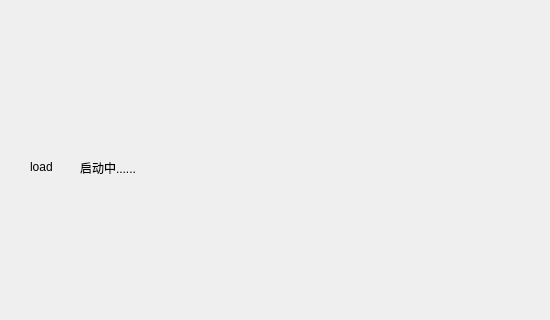
<?xml version="1.0" encoding="UTF-8"?>
<ui version="4.0">
 <class>CInitWidget</class>
 <widget class="QWidget" name="CInitWidget">
  <property name="geometry">
   <rect>
    <x>0</x>
    <y>0</y>
    <width>550</width>
    <height>320</height>
   </rect>
  </property>
  <property name="windowTitle">
   <string>CInitWidget</string>
  </property>
  <widget class="QLabel" name="label_2">
   <property name="geometry">
    <rect>
     <x>10</x>
     <y>10</y>
     <width>140</width>
     <height>48</height>
    </rect>
   </property>
   <property name="text">
    <string/>
   </property>
   <property name="pixmap">
    <pixmap resource="skgui.qrc">:/images/project_logo</pixmap>
   </property>
  </widget>
  <widget class="QLabel" name="label">
   <property name="geometry">
    <rect>
     <x>10</x>
     <y>90</y>
     <width>376</width>
     <height>38</height>
    </rect>
   </property>
   <property name="text">
    <string/>
   </property>
   <property name="pixmap">
    <pixmap resource="skgui.qrc">:/images/project_name</pixmap>
   </property>
  </widget>
  <widget class="QLabel" name="label_load">
   <property name="geometry">
    <rect>
     <x>30</x>
     <y>150</y>
     <width>34</width>
     <height>34</height>
    </rect>
   </property>
   <property name="text">
    <string>load</string>
   </property>
  </widget>
  <widget class="QLabel" name="label_msg">
   <property name="geometry">
    <rect>
     <x>80</x>
     <y>160</y>
     <width>301</width>
     <height>16</height>
    </rect>
   </property>
   <property name="text">
    <string>启动中......</string>
   </property>
  </widget>
  <widget class="QPushButton" name="btnClose">
   <property name="geometry">
    <rect>
     <x>510</x>
     <y>0</y>
     <width>23</width>
     <height>25</height>
    </rect>
   </property>
   <property name="focusPolicy">
    <enum>Qt::NoFocus</enum>
   </property>
   <property name="styleSheet">
    <string notr="true">QPushButton#btnClose{
  padding: -1;
  border-image:url(:/images/btn_close_normal);
}

QPushButton#btnClose:hover {
  padding: -1;
  border-image:url(:/images/btn_close_hover);
}

QPushButton#btnClose:pressed {
  padding: -1;
  border-image:url(:/images/btn_close_down);
}</string>
   </property>
   <property name="text">
    <string/>
   </property>
   <property name="flat">
    <bool>true</bool>
   </property>
  </widget>
 </widget>
 <layoutdefault spacing="6" margin="11"/>
 <resources>
  <include location="skgui.qrc"/>
 </resources>
 <connections/>
</ui>
